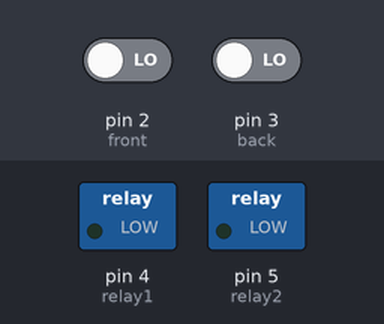
Recording of a sketch running on a simulated Arduino Uno, built with avr-gcc and run on an emulated ATmega328P. On the bench: switched loads named in the sketch (green lamp = pin HIGH). The inputs (shaded band) are chosen by the test bench; at power-on: pin 2 (front) LOW, pin 3 (back) LOW.

Above: at 1.2 s.
1.3 s: pin 2 (front) driven HIGH
At 1.8 s:
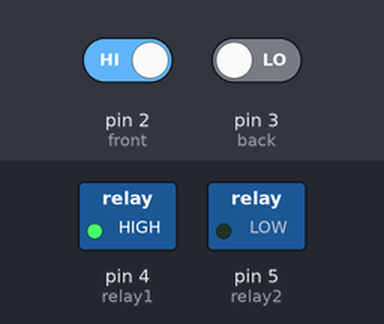
2.8 s: pin 2 (front) driven LOW
At 4.0 s:
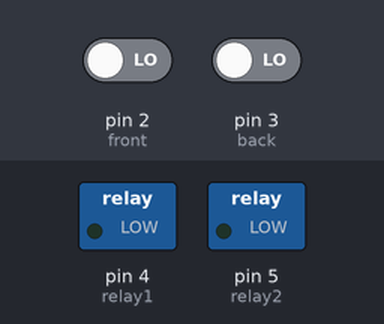
4.3 s: pin 3 (back) driven HIGH
At 5.3 s:
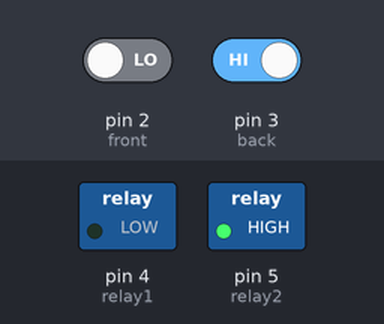
5.8 s: pin 3 (back) driven LOW
At 6.4 s:
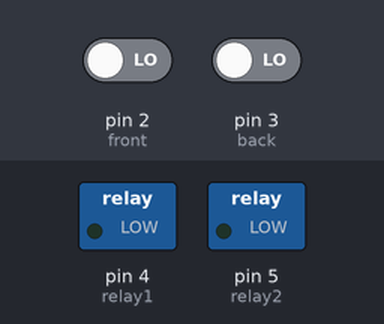
Timing chart, 0 to 8.3 s (numbered marks = the images above; inputs shaded):
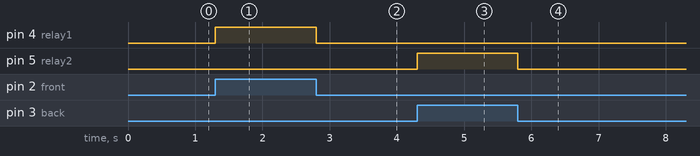

Measured:
- after the input at 1.3 s, pin 4 (relay1): LOW → HIGH at once
- after the input at 2.8 s, pin 4 (relay1): HIGH → LOW at once
- after the input at 4.3 s, pin 5 (relay2): LOW → HIGH at once
- after the input at 5.8 s, pin 5 (relay2): HIGH → LOW at once

The sketch:

arduino_5v_relay_control.ino
```cpp
int front = 2, back = 3;
int relay1 = 4, relay2 = 5;

void setup() {
  Serial.begin(9600);
  pinMode(front, INPUT);
  pinMode(back, INPUT);
  pinMode(relay1, OUTPUT);
  pinMode(relay2, OUTPUT);
}

void loop() {
  if (digitalRead(front) == HIGH )
  {
    digitalWrite(relay1, HIGH);
    digitalWrite(relay2, LOW);
  }
  else if (digitalRead(back) == HIGH)
  {
    digitalWrite(relay2, HIGH);
    digitalWrite(relay1, LOW);
  }
  else
  {
    digitalWrite(relay1, LOW);
    digitalWrite(relay2, LOW);
  }
}
```
